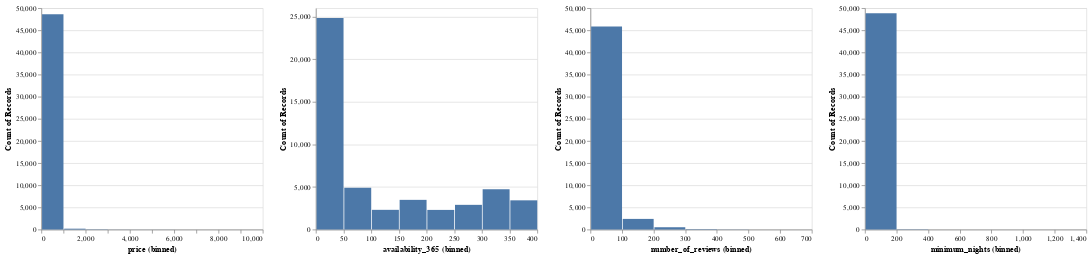

The cell this chart's notebook holds for it:
### Code cell
col_list = ['price','availability_365','number_of_reviews','minimum_nights']

chart = alt.Chart(data).mark_bar().encode(
    x=alt.X(alt.repeat('column')).bin(),
    y='count()'
).repeat(
    column=col_list
)
chart

### Figure 1 — Vega specification as saved in the notebook (floating-point values rounded to 4 significant figures)
{"$schema": "https://vega.github.io/schema/vega/v5.json", "data": [{"name": "source_0"}, {"name": "data_0", "values": [{"__count": 48822, "bin_maxbins_10_minimum_nights": 0.0, "bin_maxbins_10_minimum_nights_end": 200.0}, {"__count": 61, "bin_maxbins_10_minimum_nights": 200.0, "bin_maxbins_10_minimum_nights_end": 400.0}, {"__count": 1, "bin_maxbins_10_minimum_nights": 1000.0, "bin_maxbins_10_minimum_nights_end": 1200.0}, {"__count": 1, "bin_maxbins_10_minimum_nights": 1200.0, "bin_maxbins_10_minimum_nights_end": 1400.0}, {"__count": 7, "bin_maxbins_10_minimum_nights": 400.0, "bin_maxbins_10_minimum_nights_end": 600.0}, {"__count": 3, "bin_maxbins_10_minimum_nights": 800.0, "bin_maxbins_10_minimum_nights_end": 1000.0}]}, {"name": "data_1", "values": [{"__count": 48597, "bin_maxbins_10_price": 0.0, "bin_maxbins_10_price_end": 1000.0}, {"__count": 57, "bin_maxbins_10_price": 2000.0, "bin_maxbins_10_price_end": 3000.0}, {"__count": 188, "bin_maxbins_10_price": 1000.0, "bin_maxbins_10_price_end": 2000.0}, {"__count": 18, "bin_maxbins_10_price": 3000.0, "bin_maxbins_10_price_end": 4000.0}, {"__count": 9, "bin_maxbins_10_price": 4000.0, "bin_maxbins_10_price_end": 5000.0}, {"__count": 8, "bin_maxbins_10_price": 5000.0, "bin_maxbins_10_price_end": 6000.0}, {"__count": 7, "bin_maxbins_10_price": 6000.0, "bin_maxbins_10_price_end": 7000.0}, {"__count": 2, "bin_maxbins_10_price": 8000.0, "bin_maxbins_10_price_end": 9000.0}, {"__count": 6, "bin_maxbins_10_price": 9000.0, "bin_maxbins_10_price_end": 10000.0}, {"__count": 3, "bin_maxbins_10_price": 7000.0, "bin_maxbins_10_price_end": 8000.0}]}, {"name": "data_2", "values": [{"__count": 3428, "bin_maxbins_10_availability_365": 350.0, "bin_maxbins_10_availability_365_end": 400.0}, {"__count": 3483, "bin_maxbins_10_availability_365": 150.0, "bin_maxbins_10_availability_365_end": 200.0}, {"__count": 24838, "bin_maxbins_10_availability_365": 0.0, "bin_maxbins_10_availability_365_end": 50.0}, {"__count": 2311, "bin_maxbins_10_availability_365": 100.0, "bin_maxbins_10_availability_365_end": 150.0}, {"__count": 2303, "bin_maxbins_10_availability_365": 200.0, "bin_maxbins_10_availability_365_end": 250.0}, {"__count": 4739, "bin_maxbins_10_availability_365": 300.0, "bin_maxbins_10_availability_365_end": 350.0}, {"__count": 4895, "bin_maxbins_10_availability_365": 50.0, "bin_maxbins_10_availability_365_end": 100.0}, {"__count": 2898, "bin_maxbins_10_availability_365": 250.0, "bin_maxbins_10_availability_365_end": 300.0}]}, {"name": "data_3", "values": [{"__count": 45851, "bin_maxbins_10_number_of_reviews": 0.0, "bin_maxbins_10_number_of_reviews_end": 100.0}, {"__count": 514, "bin_maxbins_10_number_of_reviews": 200.0, "bin_maxbins_10_number_of_reviews_end": 300.0}, {"__count": 31, "bin_maxbins_10_number_of_reviews": 400.0, "bin_maxbins_10_number_of_reviews_end": 500.0}, {"__count": 2398, "bin_maxbins_10_number_of_reviews": 100.0, "bin_maxbins_10_number_of_reviews_end": 200.0}, {"__count": 93, "bin_maxbins_10_number_of_reviews": 300.0, "bin_maxbins_10_number_of_reviews_end": 400.0}, {"__count": 6, "bin_maxbins_10_number_of_reviews": 500.0, "bin_maxbins_10_number_of_reviews_end": 600.0}, {"__count": 2, "bin_maxbins_10_number_of_reviews": 600.0, "bin_maxbins_10_number_of_reviews_end": 700.0}]}, {"name": "data_1_child__column_price_y_domain___count", "values": [{"min": 2, "max": 48597}]}, {"name": "data_2_child__column_availability_365_y_domain___count", "values": [{"min": 2303, "max": 24838}]}, {"name": "data_3_child__column_number_of_reviews_y_domain___count", "values": [{"min": 2, "max": 45851}]}, {"name": "data_0_child__column_minimum_nights_y_domain___count", "values": [{"min": 1, "max": 48822}]}], "signals": [{"name": "child__column_minimum_nights_bin_maxbins_10_minimum_nights_bins", "value": {"fields": ["minimum_nights"], "fname": "bin_minimum_nights", "start": 0.0, "step": 200.0, "stop": 1400.0}}, {"name": "child__column_number_of_reviews_bin_maxbins_10_number_of_reviews_bins", "value": {"fields": ["number_of_reviews"], "fname": "bin_number_of_reviews", "start": 0.0, "step": 100.0, "stop": 700.0}}, {"name": "child__column_availability_365_bin_maxbins_10_availability_365_bins", "value": {"fields": ["availability_365"], "fname": "bin_availability_365", "start": 0.0, "step": 50.0, "stop": 400.0}}, {"name": "child__column_price_bin_maxbins_10_price_bins", "value": {"fields": ["price"], "fname": "bin_price", "start": 0.0, "step": 1000.0, "stop": 10000.0}}, {"name": "childWidth", "value": 300}, {"name": "childHeight", "value": 300}], "marks": [{"type": "group", "name": "child__column_price_group", "encode": {"update": {"height": {"signal": "childHeight"}, "width": {"signal": "childWidth"}}}, "marks": [{"type": "rect", "name": "child__column_price_marks", "from": {"data": "data_1"}, "encode": {"update": {"fill": {"value": "#4c78a8"}, "y": {"field": "__count", "scale": "child__column_price_y"}, "y2": {"value": 0, "scale": "child__column_price_y"}, "x": {"field": "bin_maxbins_10_price_end", "scale": "child__column_price_x", "offset": {"signal": "0.5 + (abs(scale(\"child__column_price_x\", datum[\"bin_maxbins_10_price_end\"]) - scale(\"child__column_price_x\", datum[\"bin_maxbins_10_price\"])) < 0.25 ? 0.5 * (0.25 - (abs(scale(\"child__column_price_x\", datum[\"bin_maxbins_10_price_end\"]) - scale(\"child__column_price_x\", datum[\"bin_maxbins_10_price\"])))) : -0.5)"}}, "x2": {"field": "bin_maxbins_10_price", "scale": "child__column_price_x", "offset": {"signal": "0.5 + (abs(scale(\"child__column_price_x\", datum[\"bin_maxbins_10_price_end\"]) - scale(\"child__column_price_x\", datum[\"bin_maxbins_10_price\"])) < 0.25 ? -0.5 * (0.25 - (abs(scale(\"child__column_price_x\", datum[\"bin_maxbins_10_price_end\"]) - scale(\"child__column_price_x\", datum[\"bin_maxbins_10_price\"])))) : 0.5)"}}}}, "style": ["bar"]}], "axes": [{"scale": "child__column_price_y", "minExtent": 0, "zindex": 0, "tickCount": {"signal": "ceil(childHeight/40)"}, "orient": "left", "grid": true, "labels": false, "domain": false, "ticks": false, "aria": false, "maxExtent": 0, "gridScale": "child__column_price_x"}, {"scale": "child__column_price_x", "zindex": 0, "orient": "bottom", "title": "price (binned)", "labelFlush": true, "grid": false, "labelOverlap": true, "tickCount": {"signal": "ceil(childWidth/10)"}}, {"scale": "child__column_price_y", "zindex": 0, "grid": false, "orient": "left", "title": "Count of Records", "tickCount": {"signal": "ceil(childHeight/40)"}, "labelOverlap": true}], "style": "cell"}, {"type": "group", "name": "child__column_availability_365_group", "encode": {"update": {"height": {"signal": "childHeight"}, "width": {"signal": "childWidth"}}}, "marks": [{"type": "rect", "name": "child__column_availability_365_marks", "from": {"data": "data_2"}, "encode": {"update": {"y2": {"value": 0, "scale": "child__column_availability_365_y"}, "y": {"field": "__count", "scale": "child__column_availability_365_y"}, "x": {"field": "bin_maxbins_10_availability_365_end", "scale": "child__column_availability_365_x", "offset": {"signal": "0.5 + (abs(scale(\"child__column_availability_365_x\", datum[\"bin_maxbins_10_availability_365_end\"]) - scale(\"child__column_availability_365_x\", datum[\"bin_maxbins_10_availability_365\"])) < 0.25 ? 0.5 * (0.25 - (abs(scale(\"child__column_availability_365_x\", datum[\"bin_maxbins_10_availability_365_end\"]) - scale(\"child__column_availability_365_x\", datum[\"bin_maxbins_10_availability_365\"])))) : -0.5)"}}, "fill": {"value": "#4c78a8"}, "x2": {"field": "bin_maxbins_10_availability_365", "scale": "child__column_availability_365_x", "offset": {"signal": "0.5 + (abs(scale(\"child__column_availability_365_x\", datum[\"bin_maxbins_10_availability_365_end\"]) - scale(\"child__column_availability_365_x\", datum[\"bin_maxbins_10_availability_365\"])) < 0.25 ? -0.5 * (0.25 - (abs(scale(\"child__column_availability_365_x\", datum[\"bin_maxbins_10_availability_365_end\"]) - scale(\"child__column_availability_365_x\", datum[\"bin_maxbins_10_availability_365\"])))) : 0.5)"}}}}, "style": ["bar"]}], "axes": [{"scale": "child__column_availability_365_y", "orient": "left", "maxExtent": 0, "aria": false, "grid": true, "gridScale": "child__column_availability_365_x", "zindex": 0, "ticks": false, "labels": false, "tickCount": {"signal": "ceil(childHeight/40)"}, "domain": false, "minExtent": 0}, {"scale": "child__column_availability_365_x", "labelOverlap": true, "zindex": 0, "tickCount": {"signal": "ceil(childWidth/10)"}, "grid": false, "orient": "bottom", "labelFlush": true, "title": "availability_365 (binned)"}, {"scale": "child__column_availability_365_y", "zindex": 0, "grid": false, "orient": "left", "title": "Count of Records", "labelOverlap": true, "tickCount": {"signal": "ceil(childHeight/40)"}}], "style": "cell"}, {"type": "group", "name": "child__column_number_of_reviews_group", "encode": {"update": {"width": {"signal": "childWidth"}, "height": {"signal": "childHeight"}}}, "marks": [{"type": "rect", "name": "child__column_number_of_reviews_marks", "from": {"data": "data_3"}, "encode": {"update": {"y": {"field": "__count", "scale": "child__column_number_of_reviews_y"}, "fill": {"value": "#4c78a8"}, "x2": {"field": "bin_maxbins_10_number_of_reviews", "scale": "child__column_number_of_reviews_x", "offset": {"signal": "0.5 + (abs(scale(\"child__column_number_of_reviews_x\", datum[\"bin_maxbins_10_number_of_reviews_end\"]) - scale(\"child__column_number_of_reviews_x\", datum[\"bin_maxbins_10_number_of_reviews\"])) < 0.25 ? -0.5 * (0.25 - (abs(scale(\"child__column_number_of_reviews_x\", datum[\"bin_maxbins_10_number_of_reviews_end\"]) - scale(\"child__column_number_of_reviews_x\", datum[\"bin_maxbins_10_number_of_reviews\"])))) : 0.5)"}}, "x": {"field": "bin_maxbins_10_number_of_reviews_end", "scale": "child__column_number_of_reviews_x", "offset": {"signal": "0.5 + (abs(scale(\"child__column_number_of_reviews_x\", datum[\"bin_maxbins_10_number_of_reviews_end\"]) - scale(\"child__column_number_of_reviews_x\", datum[\"bin_maxbins_10_number_of_reviews\"])) < 0.25 ? 0.5 * (0.25 - (abs(scale(\"child__column_number_of_reviews_x\", datum[\"bin_maxbins_10_number_of_reviews_end\"]) - scale(\"child__column_number_of_reviews_x\", datum[\"bin_maxbins_10_number_of_reviews\"])))) : -0.5)"}}, "y2": {"value": 0, "scale": "child__column_number_of_reviews_y"}}}, "style": ["bar"]}], "axes": [{"scale": "child__column_number_of_reviews_y", "orient": "left", "tickCount": {"signal": "ceil(childHeight/40)"}, "domain": false, "aria": false, "minExtent": 0, "ticks": false, "maxExtent": 0, "zindex": 0, "grid": true, "gridScale": "child__column_number_of_reviews_x", "labels": false}, {"scale": "child__column_number_of_reviews_x", "labelOverlap": true, "tickCount": {"signal": "ceil(childWidth/10)"}, "title": "number_of_reviews (binned)", "zindex": 0, "orient": "bottom", "labelFlush": true, "grid": false}, {"scale": "child__column_number_of_reviews_y", "zindex": 0, "grid": false, "labelOverlap": true, "tickCount": {"signal": "ceil(childHeight/40)"}, "orient": "left", "title": "Count of Records"}], "style": "cell"}, {"type": "group", "name": "child__column_minimum_nights_group", "encode": {"update": {"height": {"signal": "childHeight"}, "width": {"signal": "childWidth"}}}, "marks": [{"type": "rect", "name": "child__column_minimum_nights_marks", "from": {"data": "data_0"}, "encode": {"update": {"fill": {"value": "#4c78a8"}, "y": {"field": "__count", "scale": "child__column_minimum_nights_y"}, "x2": {"field": "bin_maxbins_10_minimum_nights", "scale": "child__column_minimum_nights_x", "offset": {"signal": "0.5 + (abs(scale(\"child__column_minimum_nights_x\", datum[\"bin_maxbins_10_minimum_nights_end\"]) - scale(\"child__column_minimum_nights_x\", datum[\"bin_maxbins_10_minimum_nights\"])) < 0.25 ? -0.5 * (0.25 - (abs(scale(\"child__column_minimum_nights_x\", datum[\"bin_maxbins_10_minimum_nights_end\"]) - scale(\"child__column_minimum_nights_x\", datum[\"bin_maxbins_10_minimum_nights\"])))) : 0.5)"}}, "x": {"field": "bin_maxbins_10_minimum_nights_end", "scale": "child__column_minimum_nights_x", "offset": {"signal": "0.5 + (abs(scale(\"child__column_minimum_nights_x\", datum[\"bin_maxbins_10_minimum_nights_end\"]) - scale(\"child__column_minimum_nights_x\", datum[\"bin_maxbins_10_minimum_nights\"])) < 0.25 ? 0.5 * (0.25 - (abs(scale(\"child__column_minimum_nights_x\", datum[\"bin_maxbins_10_minimum_nights_end\"]) - scale(\"child__column_minimum_nights_x\", datum[\"bin_maxbins_10_minimum_nights\"])))) : -0.5)"}}, "y2": {"value": 0, "scale": "child__column_minimum_nights_y"}}}, "style": ["bar"]}], "axes": [{"scale": "child__column_minimum_nights_y", "zindex": 0, "gridScale": "child__column_minimum_nights_x", "grid": true, "aria": false, "labels": false, "domain": false, "minExtent": 0, "ticks": false, "tickCount": {"signal": "ceil(childHeight/40)"}, "orient": "left", "maxExtent": 0}, {"scale": "child__column_minimum_nights_x", "zindex": 0, "orient": "bottom", "labelFlush": true, "grid": false, "title": "minimum_nights (binned)", "labelOverlap": true, "tickCount": {"signal": "ceil(childWidth/10)"}}, {"scale": "child__column_minimum_nights_y", "orient": "left", "title": "Count of Records", "labelOverlap": true, "tickCount": {"signal": "ceil(childHeight/40)"}, "grid": false, "zindex": 0}], "style": "cell"}], "scales": [{"name": "child__column_price_x", "type": "linear", "domain": {"signal": "[child__column_price_bin_maxbins_10_price_bins.start, child__column_price_bin_maxbins_10_price_bins.stop]"}, "range": [0, {"signal": "childWidth"}], "bins": {"signal": "child__column_price_bin_maxbins_10_price_bins"}, "zero": false}, {"name": "child__column_price_y", "type": "linear", "domain": [{"signal": "(data(\"data_1_child__column_price_y_domain___count\")[0] || {}).min"}, {"signal": "(data(\"data_1_child__column_price_y_domain___count\")[0] || {}).max"}], "range": [{"signal": "childHeight"}, 0], "zero": true, "nice": true}, {"name": "child__column_availability_365_x", "type": "linear", "domain": {"signal": "[child__column_availability_365_bin_maxbins_10_availability_365_bins.start, child__column_availability_365_bin_maxbins_10_availability_365_bins.stop]"}, "range": [0, {"signal": "childWidth"}], "bins": {"signal": "child__column_availability_365_bin_maxbins_10_availability_365_bins"}, "zero": false}, {"name": "child__column_availability_365_y", "type": "linear", "domain": [{"signal": "(data(\"data_2_child__column_availability_365_y_domain___count\")[0] || {}).min"}, {"signal": "(data(\"data_2_child__column_availability_365_y_domain___count\")[0] || {}).max"}], "range": [{"signal": "childHeight"}, 0], "nice": true, "zero": true}, {"name": "child__column_number_of_reviews_x", "type": "linear", "domain": {"signal": "[child__column_number_of_reviews_bin_maxbins_10_number_of_reviews_bins.start, child__column_number_of_reviews_bin_maxbins_10_number_of_reviews_bins.stop]"}, "range": [0, {"signal": "childWidth"}], "bins": {"signal": "child__column_number_of_reviews_bin_maxbins_10_number_of_reviews_bins"}, "zero": false}, {"name": "child__column_number_of_reviews_y", "type": "linear", "domain": [{"signal": "(data(\"data_3_child__column_number_of_reviews_y_domain___count\")[0] || {}).min"}, {"signal": "(data(\"data_3_child__column_number_of_reviews_y_domain___count\")[0] || {}).max"}], "range": [{"signal": "childHeight"}, 0], "nice": true, "zero": true}, {"name": "child__column_minimum_nights_x", "type": "linear", "domain": {"signal": "[child__column_minimum_nights_bin_maxbins_10_minimum_nights_bins.start, child__column_minimum_nights_bin_maxbins_10_minimum_nights_bins.stop]"}, "range": [0, {"signal": "childWidth"}], "bins": {"signal": "child__column_minimum_nights_bin_maxbins_10_minimum_nights_bins"}, "zero": false}, {"name": "child__column_minimum_nights_y", "type": "linear", "domain": [{"signal": "(data(\"data_0_child__column_minimum_nights_y_domain___count\")[0] || {}).min"}, {"signal": "(data(\"data_0_child__column_minimum_nights_y_domain___count\")[0] || {}).max"}], "range": [{"signal": "childHeight"}, 0], "zero": true, "nice": true}], "background": "white", "padding": 5, "layout": {"padding": 20, "columns": 4, "bounds": "full", "align": "all"}}
